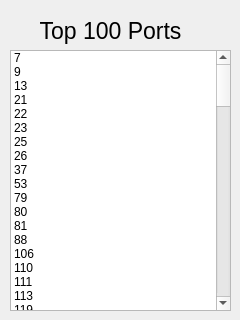
<?xml version="1.0" encoding="UTF-8"?>
<ui version="4.0">
 <class>Dialog</class>
 <widget class="QDialog" name="Dialog">
  <property name="geometry">
   <rect>
    <x>0</x>
    <y>0</y>
    <width>240</width>
    <height>320</height>
   </rect>
  </property>
  <property name="windowTitle">
   <string>Top 100 Ports</string>
  </property>
  <widget class="QLabel" name="label_2">
   <property name="geometry">
    <rect>
     <x>20</x>
     <y>10</y>
     <width>181</width>
     <height>41</height>
    </rect>
   </property>
   <property name="font">
    <font>
     <pointsize>17</pointsize>
    </font>
   </property>
   <property name="text">
    <string>Top 100 Ports</string>
   </property>
   <property name="textFormat">
    <enum>Qt::AutoText</enum>
   </property>
   <property name="alignment">
    <set>Qt::AlignCenter</set>
   </property>
  </widget>
  <widget class="QListWidget" name="listWidget">
   <property name="geometry">
    <rect>
     <x>10</x>
     <y>50</y>
     <width>221</width>
     <height>261</height>
    </rect>
   </property>
   <item>
    <property name="text">
     <string>7</string>
    </property>
   </item>
   <item>
    <property name="text">
     <string>9</string>
    </property>
   </item>
   <item>
    <property name="text">
     <string>13</string>
    </property>
   </item>
   <item>
    <property name="text">
     <string>21</string>
    </property>
   </item>
   <item>
    <property name="text">
     <string>22</string>
    </property>
   </item>
   <item>
    <property name="text">
     <string>23</string>
    </property>
   </item>
   <item>
    <property name="text">
     <string>25</string>
    </property>
   </item>
   <item>
    <property name="text">
     <string>26</string>
    </property>
   </item>
   <item>
    <property name="text">
     <string>37</string>
    </property>
   </item>
   <item>
    <property name="text">
     <string>53</string>
    </property>
   </item>
   <item>
    <property name="text">
     <string>79</string>
    </property>
   </item>
   <item>
    <property name="text">
     <string>80</string>
    </property>
   </item>
   <item>
    <property name="text">
     <string>81</string>
    </property>
   </item>
   <item>
    <property name="text">
     <string>88</string>
    </property>
   </item>
   <item>
    <property name="text">
     <string>106</string>
    </property>
   </item>
   <item>
    <property name="text">
     <string>110</string>
    </property>
   </item>
   <item>
    <property name="text">
     <string>111</string>
    </property>
   </item>
   <item>
    <property name="text">
     <string>113</string>
    </property>
   </item>
   <item>
    <property name="text">
     <string>119</string>
    </property>
   </item>
   <item>
    <property name="text">
     <string>135</string>
    </property>
   </item>
   <item>
    <property name="text">
     <string>139</string>
    </property>
   </item>
   <item>
    <property name="text">
     <string>143</string>
    </property>
   </item>
   <item>
    <property name="text">
     <string>144</string>
    </property>
   </item>
   <item>
    <property name="text">
     <string>179</string>
    </property>
   </item>
   <item>
    <property name="text">
     <string>199</string>
    </property>
   </item>
   <item>
    <property name="text">
     <string>389</string>
    </property>
   </item>
   <item>
    <property name="text">
     <string>427</string>
    </property>
   </item>
   <item>
    <property name="text">
     <string>443</string>
    </property>
   </item>
   <item>
    <property name="text">
     <string>444</string>
    </property>
   </item>
   <item>
    <property name="text">
     <string>445</string>
    </property>
   </item>
   <item>
    <property name="text">
     <string>465</string>
    </property>
   </item>
   <item>
    <property name="text">
     <string>513</string>
    </property>
   </item>
   <item>
    <property name="text">
     <string>514</string>
    </property>
   </item>
   <item>
    <property name="text">
     <string>515</string>
    </property>
   </item>
   <item>
    <property name="text">
     <string>543</string>
    </property>
   </item>
   <item>
    <property name="text">
     <string>544</string>
    </property>
   </item>
   <item>
    <property name="text">
     <string>548</string>
    </property>
   </item>
   <item>
    <property name="text">
     <string>554</string>
    </property>
   </item>
   <item>
    <property name="text">
     <string>587</string>
    </property>
   </item>
   <item>
    <property name="text">
     <string>631</string>
    </property>
   </item>
   <item>
    <property name="text">
     <string>646</string>
    </property>
   </item>
   <item>
    <property name="text">
     <string>873</string>
    </property>
   </item>
   <item>
    <property name="text">
     <string>990</string>
    </property>
   </item>
   <item>
    <property name="text">
     <string>993</string>
    </property>
   </item>
   <item>
    <property name="text">
     <string>995</string>
    </property>
   </item>
   <item>
    <property name="text">
     <string>1025</string>
    </property>
   </item>
   <item>
    <property name="text">
     <string>1026</string>
    </property>
   </item>
   <item>
    <property name="text">
     <string>1027</string>
    </property>
   </item>
   <item>
    <property name="text">
     <string>1028</string>
    </property>
   </item>
   <item>
    <property name="text">
     <string>1029</string>
    </property>
   </item>
   <item>
    <property name="text">
     <string>1110</string>
    </property>
   </item>
   <item>
    <property name="text">
     <string>1433</string>
    </property>
   </item>
   <item>
    <property name="text">
     <string>1720</string>
    </property>
   </item>
   <item>
    <property name="text">
     <string>1723</string>
    </property>
   </item>
   <item>
    <property name="text">
     <string>1755</string>
    </property>
   </item>
   <item>
    <property name="text">
     <string>1900</string>
    </property>
   </item>
   <item>
    <property name="text">
     <string>2000</string>
    </property>
   </item>
   <item>
    <property name="text">
     <string>2001</string>
    </property>
   </item>
   <item>
    <property name="text">
     <string>2049</string>
    </property>
   </item>
   <item>
    <property name="text">
     <string>2121</string>
    </property>
   </item>
   <item>
    <property name="text">
     <string>2717</string>
    </property>
   </item>
   <item>
    <property name="text">
     <string>3000</string>
    </property>
   </item>
   <item>
    <property name="text">
     <string>3128</string>
    </property>
   </item>
   <item>
    <property name="text">
     <string>3306</string>
    </property>
   </item>
   <item>
    <property name="text">
     <string>3389</string>
    </property>
   </item>
   <item>
    <property name="text">
     <string>3986</string>
    </property>
   </item>
   <item>
    <property name="text">
     <string>4899</string>
    </property>
   </item>
   <item>
    <property name="text">
     <string>5000</string>
    </property>
   </item>
   <item>
    <property name="text">
     <string>5009</string>
    </property>
   </item>
   <item>
    <property name="text">
     <string>5051</string>
    </property>
   </item>
   <item>
    <property name="text">
     <string>5060</string>
    </property>
   </item>
   <item>
    <property name="text">
     <string>5101</string>
    </property>
   </item>
   <item>
    <property name="text">
     <string>5190</string>
    </property>
   </item>
   <item>
    <property name="text">
     <string>5357</string>
    </property>
   </item>
   <item>
    <property name="text">
     <string>5432</string>
    </property>
   </item>
   <item>
    <property name="text">
     <string>5631</string>
    </property>
   </item>
   <item>
    <property name="text">
     <string>5666</string>
    </property>
   </item>
   <item>
    <property name="text">
     <string>5800</string>
    </property>
   </item>
   <item>
    <property name="text">
     <string>5900</string>
    </property>
   </item>
   <item>
    <property name="text">
     <string>6000</string>
    </property>
   </item>
   <item>
    <property name="text">
     <string>6001</string>
    </property>
   </item>
   <item>
    <property name="text">
     <string>6646</string>
    </property>
   </item>
   <item>
    <property name="text">
     <string>7070</string>
    </property>
   </item>
   <item>
    <property name="text">
     <string>8000</string>
    </property>
   </item>
   <item>
    <property name="text">
     <string>8008</string>
    </property>
   </item>
   <item>
    <property name="text">
     <string>8009</string>
    </property>
   </item>
   <item>
    <property name="text">
     <string>8080</string>
    </property>
   </item>
   <item>
    <property name="text">
     <string>8081</string>
    </property>
   </item>
   <item>
    <property name="text">
     <string>8443</string>
    </property>
   </item>
   <item>
    <property name="text">
     <string>8888</string>
    </property>
   </item>
   <item>
    <property name="text">
     <string>9100</string>
    </property>
   </item>
   <item>
    <property name="text">
     <string>9999</string>
    </property>
   </item>
   <item>
    <property name="text">
     <string>10000</string>
    </property>
   </item>
   <item>
    <property name="text">
     <string>32768</string>
    </property>
   </item>
   <item>
    <property name="text">
     <string>49152</string>
    </property>
   </item>
   <item>
    <property name="text">
     <string>49153</string>
    </property>
   </item>
   <item>
    <property name="text">
     <string>49154</string>
    </property>
   </item>
   <item>
    <property name="text">
     <string>49155</string>
    </property>
   </item>
   <item>
    <property name="text">
     <string>49156</string>
    </property>
   </item>
   <item>
    <property name="text">
     <string>49157</string>
    </property>
   </item>
  </widget>
 </widget>
 <resources/>
 <connections/>
</ui>
